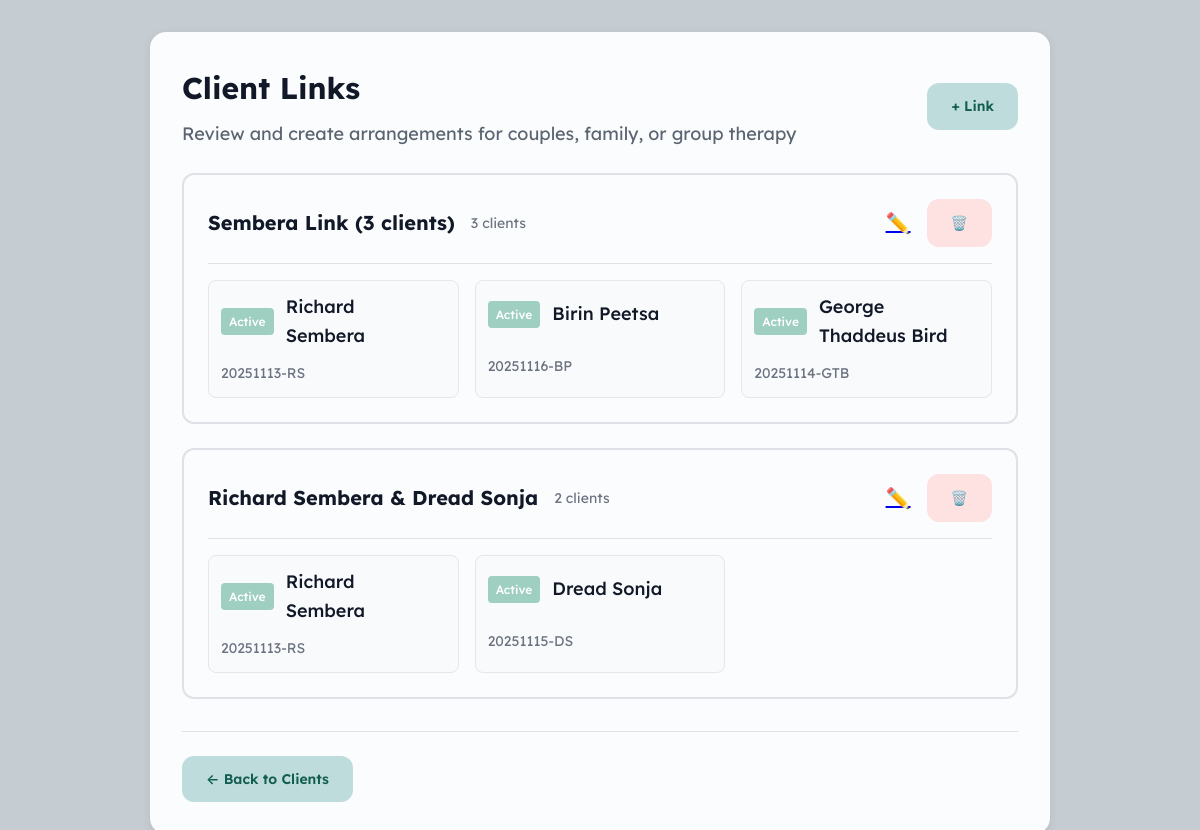
Screenshot of /links with the database file from the repository.
### tables this page shows
CREATE TABLE "link_groups" (
                    id INTEGER PRIMARY KEY AUTOINCREMENT,
                    format TEXT,
                    created_at INTEGER NOT NULL
                , session_duration INTEGER);

CREATE TABLE clients (
                id INTEGER PRIMARY KEY AUTOINCREMENT,
                file_number TEXT UNIQUE NOT NULL,
                first_name TEXT NOT NULL,
                middle_name TEXT,
                last_name TEXT NOT NULL,
                type_id INTEGER NOT NULL,
                session_offset INTEGER DEFAULT 0,
                created_at INTEGER NOT NULL,
                modified_at INTEGER NOT NULL,
                is_deleted INTEGER DEFAULT 0,
                FOREIGN KEY (type_id) REFERENCES client_types(id)
            );

CREATE TABLE "client_types" (
    id INTEGER PRIMARY KEY AUTOINCREMENT,
    name TEXT UNIQUE NOT NULL,
    color TEXT NOT NULL,
    color_name TEXT,
    bubble_color TEXT,
    retention_period INTEGER,
    is_system INTEGER DEFAULT 0,
    is_system_locked INTEGER DEFAULT 0,
    created_at INTEGER NOT NULL,
    modified_at INTEGER NOT NULL
);

### web/app.py (the view)
@app.route('/links')
def manage_links():
    link_groups = db.get_all_link_groups()
    all_clients = db.get_all_clients()
    for client in all_clients:
        client['type'] = db.get_client_type(client['type_id'])
    for group in link_groups:
        for member in group.get('members', []):
            member['type'] = db.get_client_type(member['type_id'])
    return render_template('manage_links.html',
                         link_groups=link_groups,
                         all_clients=all_clients)

### core/database.py (called while the page is built)
    def connect(self):
        conn = sqlite3.connect(str(self.db_path), timeout=10.0)
        conn.execute('PRAGMA journal_mode=WAL')
        return conn

    def get_client_type(self, type_id: int) -> Optional[Dict[str, Any]]:
        conn = self.connect()
        conn.row_factory = sqlite3.Row
        cursor = conn.cursor()
        cursor.execute("SELECT * FROM client_types WHERE id = ?", (type_id,))
        row = cursor.fetchone()
        conn.close()
        return dict(row) if row else None

    def get_all_clients(self, type_id: Optional[int] = None) -> List[Dict[str, Any]]:
        conn = self.connect()
        conn.row_factory = sqlite3.Row
        cursor = conn.cursor()
        if type_id:
            cursor.execute(
                "SELECT * FROM clients WHERE type_id = ? AND is_deleted = 0 ORDER BY file_number",
                (type_id,)
            )
        else:
            cursor.execute("SELECT * FROM clients WHERE is_deleted = 0 ORDER BY file_number")
        rows = cursor.fetchall()
        conn.close()
        return [dict(row) for row in rows]

### web/templates/manage_links.html (shortened to what this page needs)
{% extends "base.html" %}
{% block extra_css %}
<link rel="stylesheet" href="{{ url_for('static', filename='css/manage_links.css') }}">
{% endblock %}
{% block content %}
<div class="card">
    <div class="header-row">
        <div>
            <h2>Client Links</h2>
            <p style="color: #5B6571; margin-top: 0.5rem;">Review and create arrangements for couples, family, or group therapy</p>
        </div>
        <div style="display: flex; gap: 0.75rem;">
            <a href="{{ url_for('add_link_group') }}" class="btn-add">+ Link</a>
        </div>
    </div>
    {% if link_groups %}
    <div class="link-groups">
        {% for group in link_groups %}
        <div class="link-group-card">
            <div class="group-header">
                <div class="group-info">
                    <h3>
                        {% if group.members|length == 2 %}
                            {{ group.members[0].first_name }} {{ group.members[0].last_name }} & {{ group.members[1].first_name }} {{ group.members[1].last_name }}
                        {% else %}
                            {{ group.members[0].last_name }} Link ({{ group.members|length }} clients)
                        {% endif %}
                    </h3>
                    <span class="member-count">{{ group.members|length }} clients</span>
                </div>
                <div class="group-actions">
                    <a href="{{ url_for('edit_link_group', group_id=group.id) }}" class="btn-icon" title="Edit group">✏️</a>
                    <button onclick="deleteGroup({{ group.id }}, '{% if group.members|length == 2 %}{{ group.members[0].first_name }} & {{ group.members[1].first_name }} {% else %}Link Group ({{ group.members|length }} clients){% endif %}')" class="btn-icon btn-danger" title="Delete group">🗑️</button>
                </div>
            </div>
            <div class="group-members">
                {% for member in group.members %}
                <a href="{{ url_for('client_file', client_id=member.id) }}" class="member-card{% if group.billing_type == 'principal' and loop.first %} principal-payer{% endif %}">
                    <span class="member-badge" style="background-color: {{ member.type.color }}">
                        {{ member.type.name }}
                    </span>
                    <span class="member-name">{{ member.first_name }} {% if member.middle_name %}{{ member.middle_name }} {% endif %}{{ member.last_name }}</span>
                    <br>
                    <span class="member-file">{{ member.file_number }}</span>
                </a>
                {% endfor %}
            </div>
        </div>
        {% endfor %}
    </div>
    {% else %}
    <div class="empty-state">
        <div class="empty-icon">🔗</div>
        <h3 style="margin: 0 0 0.5rem 0; color: #111827;">No Link Groups Yet</h3>
        <p style="margin: 0 0 0.5rem 0; color: #6B7280;">Link clients together for couples, family, or joint therapy sessions.</p>
    </div>
    {% endif %}
    <div style="margin-top: 2rem; padding-top: 1.5rem; border-top: 1px solid #DEE2E6;">
        <a href="{{ url_for('index') }}" class="btn-add">← Back to Clients</a>
    </div>
</div>
{% endblock %}

### web/templates/base.html (shortened to what this page needs)
<!DOCTYPE html>
<html lang="en">
<head>
    {% block extra_css %}{% endblock %}
</head>
<body>
    <main>
        {% block content %}{% endblock %}
    </main>
</body>
</html>

### web/static/css/manage_links.css (style rules this page uses)
.card { max-width: min(900px, 95vw); margin: 0 auto; }
.header-row { display: flex; justify-content: space-between; align-items: center; margin-bottom: 1.5rem; }
.header-row h2 { color: #111827; margin: 0; }
.btn-add { padding: 0.75rem 1.5rem; background: #BFDCDC; color: #115D4F; text-decoration: none; border-radius: 0.75rem; font-size: 0.875rem; font-weight: 600; transition: all 0.2s; display: inline-block; border: none; cursor: pointer; }
.link-groups { display: flex; flex-direction: column; gap: 1.5rem; margin-top: 1rem; }
.link-group-card { background: #FBFCFD; border: 2px solid #DEE2E6; border-radius: 0.75rem; padding: 1.5rem; transition: border-color 0.2s; }
.group-header { display: flex; justify-content: space-between; align-items: center; margin-bottom: 1rem; padding-bottom: 1rem; border-bottom: 1px solid #DEE2E6; }
.group-info { display: flex; align-items: center; gap: 1rem; }
.group-info h3 { margin: 0; color: #111827; font-size: 1.25rem; }
.member-count { color: #6B7280; font-size: 0.875rem; }
.group-actions { display: flex; gap: 0.5rem; }
.btn-icon { padding: 0.5rem; border: none; background: transparent; font-size: 1.25rem; cursor: pointer; border-radius: 0.375rem; transition: background 0.2s; }
.group-members { display: grid; grid-template-columns: repeat(auto-fill, minmax(250px, 1fr)); gap: 1rem; }
.member-card { display: flex; align-items: center; gap: 0.75rem; padding: 0.75rem; background: #F9FAFB; border: 1px solid #E5E7EB; border-radius: 0.5rem; text-decoration: none; color: inherit; transition: all 0.2s; flex-wrap: wrap; }
.member-badge { padding: 0.25rem 0.5rem; border-radius: 0.25rem; font-size: 0.75rem; font-weight: 500; color: white; white-space: nowrap; }
.member-name { flex: 1; font-weight: 500; color: #111827; }
.member-file { color: #6B7280; font-size: 0.875rem; }
.btn-danger { padding: 0.75rem 1.5rem; background: #FEE2E2; color: #DC2626; text-decoration: none; border-radius: 0.75rem; font-size: 0.875rem; font-weight: 600; border: none; cursor: pointer; transition: all 0.2s; }

### rows the page displays
link_groups: last_name "Sembera", members|length "3"
client_types: type.name "Active" "Active" "Active" "Active" "Active"
clients: first_name "Richard" "Richard", last_name "Sembera" "Sembera", file_number "20251113-RS" "20251113-RS"
clients: first_name "Birin", last_name "Peetsa", file_number "20251116-BP"
clients: first_name "George", middle_name "Thaddeus", last_name "Bird", file_number "20251114-GTB"
link_groups: first_name "Richard", last_name "Sembera", first_name "Dread", last_name "Sonja", members|length "2"
clients: first_name "Dread", last_name "Sonja", file_number "20251115-DS"
